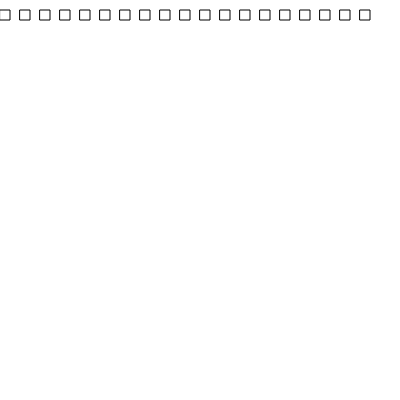
Frame 1 (no input)
Frame 60 (no input): identical to frame 1, image omitted
Frame 120 (the mouse pressed at the canvas centre since frame 60): identical to frame 1, image omitted

The p5.js sketch that drew this single still picture (run headless with seeded random() and noise() and a simulated clock; from frame 60 on, the mouse is pressed at the canvas centre):

// p5.js sketch
// ── sketch.js
// Assumptions about counting
// counting by 1
// direction, increasing
// no stopping
// started at 1
// rate of change

// Anatomy of a for loop
// 1. Starting place
// 2. Stopping place
// 3. Amount of change

function setup() {
  createCanvas(400, 400);
  
  for (let counter = 0; counter < 19; counter += 1) {
    console.log(counter);
    // rect(x, y, w, [h] )
    rect(counter*20, 10, 10, 10)
  }
}

function draw() {
  // background(220);
}

// TRY: convert to a drawing

// https://editor.p5js.org/enickles/sketches/L4TRiCcCi
// ICM-06 Example - ICM 21 Week 4 - Anatomy for a for loop 
